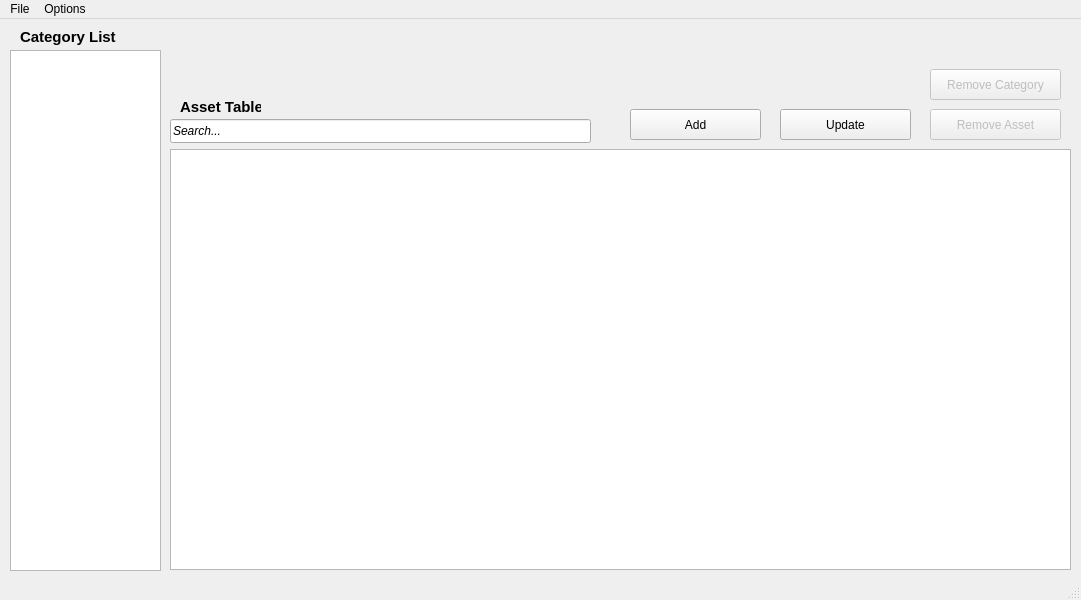
<?xml version="1.0" encoding="UTF-8"?>
<ui version="4.0">
 <class>MainWindow</class>
 <widget class="QMainWindow" name="MainWindow">
  <property name="geometry">
   <rect>
    <x>0</x>
    <y>0</y>
    <width>1081</width>
    <height>600</height>
   </rect>
  </property>
  <property name="windowTitle">
   <string>MainWindow</string>
  </property>
  <widget class="QWidget" name="centralwidget">
   <widget class="QLabel" name="categoryLabel">
    <property name="geometry">
     <rect>
      <x>20</x>
      <y>10</y>
      <width>111</width>
      <height>16</height>
     </rect>
    </property>
    <property name="font">
     <font>
      <family>Arial</family>
      <pointsize>11</pointsize>
      <bold>true</bold>
     </font>
    </property>
    <property name="text">
     <string>Category List</string>
    </property>
   </widget>
   <widget class="QTableView" name="assetTable">
    <property name="geometry">
     <rect>
      <x>170</x>
      <y>130</y>
      <width>901</width>
      <height>421</height>
     </rect>
    </property>
    <property name="sizePolicy">
     <sizepolicy hsizetype="Expanding" vsizetype="Expanding">
      <horstretch>0</horstretch>
      <verstretch>0</verstretch>
     </sizepolicy>
    </property>
   </widget>
   <widget class="QLabel" name="assetLabel">
    <property name="geometry">
     <rect>
      <x>180</x>
      <y>80</y>
      <width>81</width>
      <height>16</height>
     </rect>
    </property>
    <property name="font">
     <font>
      <family>Arial</family>
      <pointsize>11</pointsize>
      <bold>true</bold>
     </font>
    </property>
    <property name="text">
     <string>Asset Table</string>
    </property>
   </widget>
   <widget class="QPushButton" name="updateButton">
    <property name="geometry">
     <rect>
      <x>780</x>
      <y>90</y>
      <width>131</width>
      <height>31</height>
     </rect>
    </property>
    <property name="text">
     <string>Update</string>
    </property>
   </widget>
   <widget class="QPushButton" name="removeAssetButton">
    <property name="enabled">
     <bool>false</bool>
    </property>
    <property name="geometry">
     <rect>
      <x>930</x>
      <y>90</y>
      <width>131</width>
      <height>31</height>
     </rect>
    </property>
    <property name="text">
     <string>Remove Asset</string>
    </property>
   </widget>
   <widget class="QLineEdit" name="searchBar">
    <property name="geometry">
     <rect>
      <x>170</x>
      <y>100</y>
      <width>421</width>
      <height>24</height>
     </rect>
    </property>
    <property name="sizePolicy">
     <sizepolicy hsizetype="Expanding" vsizetype="Expanding">
      <horstretch>0</horstretch>
      <verstretch>0</verstretch>
     </sizepolicy>
    </property>
    <property name="font">
     <font>
      <italic>true</italic>
     </font>
    </property>
    <property name="text">
     <string>Search...</string>
    </property>
   </widget>
   <widget class="QPushButton" name="addButton">
    <property name="geometry">
     <rect>
      <x>630</x>
      <y>90</y>
      <width>131</width>
      <height>31</height>
     </rect>
    </property>
    <property name="text">
     <string>Add</string>
    </property>
   </widget>
   <widget class="QTableView" name="categoryTable">
    <property name="geometry">
     <rect>
      <x>10</x>
      <y>31</y>
      <width>151</width>
      <height>521</height>
     </rect>
    </property>
   </widget>
   <widget class="QPushButton" name="removeCategoryButton">
    <property name="enabled">
     <bool>false</bool>
    </property>
    <property name="geometry">
     <rect>
      <x>930</x>
      <y>50</y>
      <width>131</width>
      <height>31</height>
     </rect>
    </property>
    <property name="text">
     <string>Remove Category</string>
    </property>
   </widget>
  </widget>
  <widget class="QMenuBar" name="menubar">
   <property name="geometry">
    <rect>
     <x>0</x>
     <y>0</y>
     <width>1081</width>
     <height>21</height>
    </rect>
   </property>
   <widget class="QMenu" name="menuFile">
    <property name="title">
     <string>File</string>
    </property>
    <addaction name="separator"/>
    <addaction name="actionExit"/>
   </widget>
   <widget class="QMenu" name="menuOptions">
    <property name="title">
     <string>Options</string>
    </property>
    <addaction name="separator"/>
    <addaction name="actionAdd"/>
    <addaction name="actionUpdate"/>
   </widget>
   <addaction name="menuFile"/>
   <addaction name="menuOptions"/>
  </widget>
  <widget class="QStatusBar" name="statusbar"/>
  <action name="actionExit">
   <property name="text">
    <string>Exit</string>
   </property>
  </action>
  <action name="actionAdd">
   <property name="text">
    <string>Add</string>
   </property>
  </action>
  <action name="actionUpdate">
   <property name="enabled">
    <bool>true</bool>
   </property>
   <property name="text">
    <string>Update</string>
   </property>
  </action>
  <action name="actionRemove">
   <property name="enabled">
    <bool>false</bool>
   </property>
   <property name="text">
    <string>Remove</string>
   </property>
  </action>
 </widget>
 <resources/>
 <connections/>
</ui>
